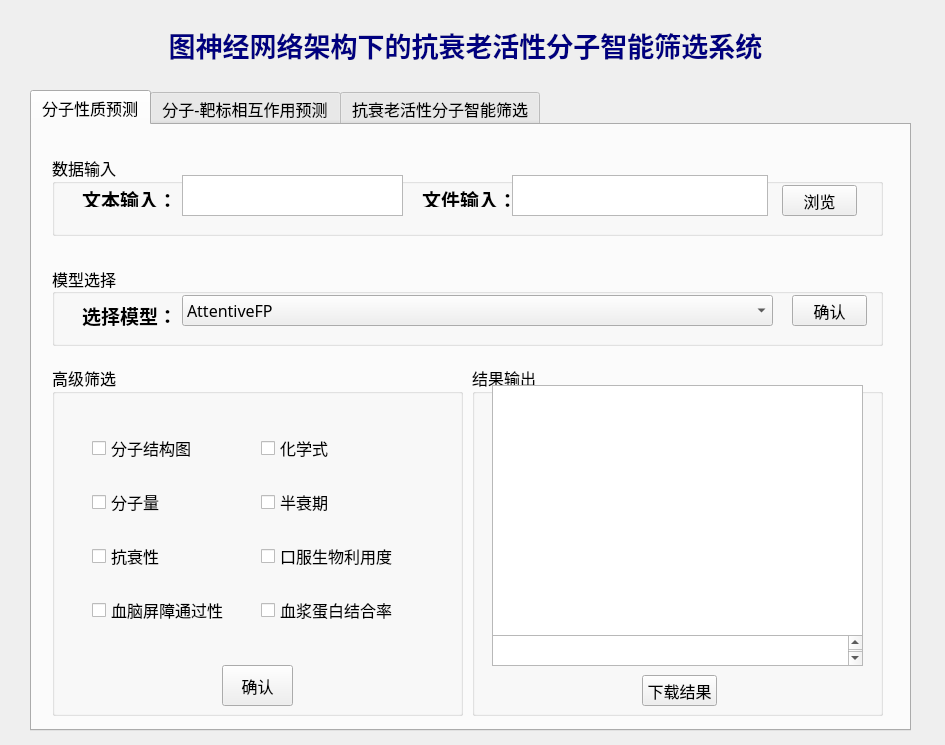
<?xml version="1.0" encoding="UTF-8"?>
<ui version="4.0">
 <class>Form</class>
 <widget class="QWidget" name="Form">
  <property name="geometry">
   <rect>
    <x>0</x>
    <y>0</y>
    <width>945</width>
    <height>745</height>
   </rect>
  </property>
  <property name="windowTitle">
   <string>图神经网络架构下的抗衰活性分子智能筛选系统</string>
  </property>
  <widget class="QTabWidget" name="tabWidget">
   <property name="geometry">
    <rect>
     <x>30</x>
     <y>90</y>
     <width>881</width>
     <height>641</height>
    </rect>
   </property>
   <property name="font">
    <font>
     <family>宋体</family>
     <pointsize>12</pointsize>
     <weight>50</weight>
     <bold>false</bold>
    </font>
   </property>
   <property name="cursor">
    <cursorShape>UpArrowCursor</cursorShape>
   </property>
   <property name="toolTip">
    <string>&lt;html&gt;&lt;head/&gt;&lt;body&gt;&lt;p&gt;&lt;br/&gt;&lt;/p&gt;&lt;/body&gt;&lt;/html&gt;</string>
   </property>
   <property name="accessibleName">
    <string/>
   </property>
   <property name="inputMethodHints">
    <set>Qt::ImhNone</set>
   </property>
   <property name="currentIndex">
    <number>0</number>
   </property>
   <property name="iconSize">
    <size>
     <width>10</width>
     <height>16</height>
    </size>
   </property>
   <widget class="QWidget" name="tab">
    <attribute name="title">
     <string>分子性质预测</string>
    </attribute>
    <widget class="QGroupBox" name="groupBox_3">
     <property name="geometry">
      <rect>
       <x>20</x>
       <y>30</y>
       <width>831</width>
       <height>81</height>
      </rect>
     </property>
     <property name="title">
      <string>数据输入</string>
     </property>
     <property name="flat">
      <bool>false</bool>
     </property>
     <widget class="QLabel" name="label_7">
      <property name="geometry">
       <rect>
        <x>30</x>
        <y>30</y>
        <width>100</width>
        <height>22</height>
       </rect>
      </property>
      <property name="text">
       <string>&lt;html&gt;&lt;head/&gt;&lt;body&gt;&lt;p&gt;&lt;span style=&quot; font-size:14pt; font-weight:600;&quot;&gt;文本输入：&lt;/span&gt;&lt;/p&gt;&lt;/body&gt;&lt;/html&gt;</string>
      </property>
     </widget>
     <widget class="QTextEdit" name="textEdit_7">
      <property name="geometry">
       <rect>
        <x>130</x>
        <y>20</y>
        <width>221</width>
        <height>41</height>
       </rect>
      </property>
     </widget>
     <widget class="QLabel" name="label_8">
      <property name="geometry">
       <rect>
        <x>370</x>
        <y>30</y>
        <width>100</width>
        <height>22</height>
       </rect>
      </property>
      <property name="text">
       <string>&lt;html&gt;&lt;head/&gt;&lt;body&gt;&lt;p&gt;&lt;span style=&quot; font-size:14pt; font-weight:600;&quot;&gt;文件输入：&lt;/span&gt;&lt;/p&gt;&lt;/body&gt;&lt;/html&gt;</string>
      </property>
     </widget>
     <widget class="QPushButton" name="pushButton_4">
      <property name="geometry">
       <rect>
        <x>730</x>
        <y>30</y>
        <width>75</width>
        <height>31</height>
       </rect>
      </property>
      <property name="text">
       <string>浏览</string>
      </property>
     </widget>
     <widget class="QTextBrowser" name="textBrowser_3">
      <property name="geometry">
       <rect>
        <x>460</x>
        <y>20</y>
        <width>256</width>
        <height>41</height>
       </rect>
      </property>
     </widget>
    </widget>
    <widget class="QGroupBox" name="groupBox">
     <property name="geometry">
      <rect>
       <x>20</x>
       <y>140</y>
       <width>831</width>
       <height>81</height>
      </rect>
     </property>
     <property name="title">
      <string>模型选择</string>
     </property>
     <property name="alignment">
      <set>Qt::AlignLeading|Qt::AlignLeft|Qt::AlignVCenter</set>
     </property>
     <widget class="QLabel" name="label">
      <property name="geometry">
       <rect>
        <x>30</x>
        <y>30</y>
        <width>101</width>
        <height>41</height>
       </rect>
      </property>
      <property name="text">
       <string>&lt;html&gt;&lt;head/&gt;&lt;body&gt;&lt;p&gt;&lt;span style=&quot; font-size:14pt; font-weight:600;&quot;&gt;选择模型：&lt;/span&gt;&lt;/p&gt;&lt;/body&gt;&lt;/html&gt;</string>
      </property>
     </widget>
     <widget class="QComboBox" name="comboBox">
      <property name="geometry">
       <rect>
        <x>130</x>
        <y>30</y>
        <width>591</width>
        <height>31</height>
       </rect>
      </property>
      <item>
       <property name="text">
        <string>AttentiveFP</string>
       </property>
      </item>
      <item>
       <property name="text">
        <string>FE GNN</string>
       </property>
      </item>
      <item>
       <property name="text">
        <string>R-GCN</string>
       </property>
      </item>
      <item>
       <property name="text">
        <string>GCN</string>
       </property>
      </item>
      <item>
       <property name="text">
        <string>GIN</string>
       </property>
      </item>
      <item>
       <property name="text">
        <string>GraphSAGE</string>
       </property>
      </item>
     </widget>
     <widget class="QPushButton" name="pushButton">
      <property name="geometry">
       <rect>
        <x>740</x>
        <y>30</y>
        <width>75</width>
        <height>31</height>
       </rect>
      </property>
      <property name="text">
       <string>确认</string>
      </property>
     </widget>
    </widget>
    <widget class="QGroupBox" name="groupBox_2">
     <property name="geometry">
      <rect>
       <x>20</x>
       <y>240</y>
       <width>411</width>
       <height>351</height>
      </rect>
     </property>
     <property name="title">
      <string>高级筛选</string>
     </property>
     <widget class="QPushButton" name="pushButton_2">
      <property name="geometry">
       <rect>
        <x>170</x>
        <y>300</y>
        <width>71</width>
        <height>41</height>
       </rect>
      </property>
      <property name="text">
       <string>确认</string>
      </property>
     </widget>
     <widget class="QWidget" name="layoutWidget">
      <property name="geometry">
       <rect>
        <x>40</x>
        <y>50</y>
        <width>331</width>
        <height>231</height>
       </rect>
      </property>
      <layout class="QGridLayout" name="gridLayout">
       <item row="1" column="0">
        <widget class="QCheckBox" name="checkBox_3">
         <property name="text">
          <string>分子量</string>
         </property>
        </widget>
       </item>
       <item row="0" column="0">
        <widget class="QCheckBox" name="checkBox">
         <property name="text">
          <string>分子结构图</string>
         </property>
        </widget>
       </item>
       <item row="3" column="0">
        <widget class="QCheckBox" name="checkBox_7">
         <property name="text">
          <string>血脑屏障通过性</string>
         </property>
        </widget>
       </item>
       <item row="1" column="1">
        <widget class="QCheckBox" name="checkBox_4">
         <property name="text">
          <string>半衰期</string>
         </property>
        </widget>
       </item>
       <item row="2" column="0">
        <widget class="QCheckBox" name="checkBox_5">
         <property name="text">
          <string>抗衰性</string>
         </property>
        </widget>
       </item>
       <item row="3" column="1">
        <widget class="QCheckBox" name="checkBox_8">
         <property name="text">
          <string>血浆蛋白结合率</string>
         </property>
        </widget>
       </item>
       <item row="0" column="1">
        <widget class="QCheckBox" name="checkBox_2">
         <property name="text">
          <string>化学式</string>
         </property>
        </widget>
       </item>
       <item row="2" column="1">
        <widget class="QCheckBox" name="checkBox_6">
         <property name="text">
          <string>口服生物利用度</string>
         </property>
        </widget>
       </item>
      </layout>
     </widget>
    </widget>
    <widget class="QGroupBox" name="groupBox_5">
     <property name="geometry">
      <rect>
       <x>440</x>
       <y>240</y>
       <width>411</width>
       <height>351</height>
      </rect>
     </property>
     <property name="title">
      <string>结果输出</string>
     </property>
     <widget class="QGraphicsView" name="graphicsView">
      <property name="geometry">
       <rect>
        <x>20</x>
        <y>20</y>
        <width>371</width>
        <height>251</height>
       </rect>
      </property>
     </widget>
     <widget class="QTextBrowser" name="textBrowser_2">
      <property name="geometry">
       <rect>
        <x>20</x>
        <y>270</y>
        <width>371</width>
        <height>31</height>
       </rect>
      </property>
     </widget>
     <widget class="QPushButton" name="pushButton_3">
      <property name="geometry">
       <rect>
        <x>170</x>
        <y>310</y>
        <width>75</width>
        <height>31</height>
       </rect>
      </property>
      <property name="text">
       <string>下载结果</string>
      </property>
     </widget>
    </widget>
   </widget>
   <widget class="QWidget" name="widget">
    <attribute name="title">
     <string>分子-靶标相互作用预测</string>
    </attribute>
    <widget class="QGroupBox" name="groupBox_6">
     <property name="geometry">
      <rect>
       <x>20</x>
       <y>20</y>
       <width>831</width>
       <height>171</height>
      </rect>
     </property>
     <property name="title">
      <string>数据输入</string>
     </property>
     <widget class="QLabel" name="label_2">
      <property name="geometry">
       <rect>
        <x>20</x>
        <y>40</y>
        <width>121</width>
        <height>31</height>
       </rect>
      </property>
      <property name="text">
       <string>&lt;html&gt;&lt;head/&gt;&lt;body&gt;&lt;p&gt;&lt;span style=&quot; font-size:14pt; font-weight:600;&quot;&gt;SMILES输入：&lt;/span&gt;&lt;/p&gt;&lt;/body&gt;&lt;/html&gt;</string>
      </property>
     </widget>
     <widget class="QLabel" name="label_3">
      <property name="geometry">
       <rect>
        <x>20</x>
        <y>110</y>
        <width>111</width>
        <height>31</height>
       </rect>
      </property>
      <property name="text">
       <string>&lt;html&gt;&lt;head/&gt;&lt;body&gt;&lt;p&gt;&lt;span style=&quot; font-size:14pt; font-weight:600;&quot;&gt;蛋白质序列：&lt;/span&gt;&lt;/p&gt;&lt;/body&gt;&lt;/html&gt;</string>
      </property>
     </widget>
     <widget class="QTextEdit" name="textEdit">
      <property name="geometry">
       <rect>
        <x>150</x>
        <y>40</y>
        <width>231</width>
        <height>31</height>
       </rect>
      </property>
     </widget>
     <widget class="QTextEdit" name="textEdit_2">
      <property name="geometry">
       <rect>
        <x>150</x>
        <y>110</y>
        <width>231</width>
        <height>31</height>
       </rect>
      </property>
     </widget>
     <widget class="QLabel" name="label_4">
      <property name="geometry">
       <rect>
        <x>400</x>
        <y>50</y>
        <width>101</width>
        <height>21</height>
       </rect>
      </property>
      <property name="text">
       <string>&lt;html&gt;&lt;head/&gt;&lt;body&gt;&lt;p&gt;&lt;span style=&quot; font-size:14pt; font-weight:600;&quot;&gt;上传文件：&lt;/span&gt;&lt;/p&gt;&lt;/body&gt;&lt;/html&gt;</string>
      </property>
     </widget>
     <widget class="QLabel" name="label_5">
      <property name="geometry">
       <rect>
        <x>400</x>
        <y>120</y>
        <width>101</width>
        <height>21</height>
       </rect>
      </property>
      <property name="text">
       <string>&lt;html&gt;&lt;head/&gt;&lt;body&gt;&lt;p&gt;&lt;span style=&quot; font-size:14pt; font-weight:600;&quot;&gt;上传文件：&lt;/span&gt;&lt;/p&gt;&lt;/body&gt;&lt;/html&gt;</string>
      </property>
     </widget>
     <widget class="QTextBrowser" name="textBrowser_4">
      <property name="geometry">
       <rect>
        <x>500</x>
        <y>40</y>
        <width>221</width>
        <height>31</height>
       </rect>
      </property>
     </widget>
     <widget class="QTextBrowser" name="textBrowser_5">
      <property name="geometry">
       <rect>
        <x>500</x>
        <y>110</y>
        <width>221</width>
        <height>31</height>
       </rect>
      </property>
     </widget>
     <widget class="QPushButton" name="pushButton_8">
      <property name="geometry">
       <rect>
        <x>740</x>
        <y>40</y>
        <width>75</width>
        <height>31</height>
       </rect>
      </property>
      <property name="text">
       <string>浏览</string>
      </property>
     </widget>
     <widget class="QPushButton" name="pushButton_9">
      <property name="geometry">
       <rect>
        <x>740</x>
        <y>112</y>
        <width>75</width>
        <height>31</height>
       </rect>
      </property>
      <property name="text">
       <string>浏览</string>
      </property>
     </widget>
    </widget>
    <widget class="QGroupBox" name="groupBox_7">
     <property name="geometry">
      <rect>
       <x>20</x>
       <y>210</y>
       <width>391</width>
       <height>141</height>
      </rect>
     </property>
     <property name="title">
      <string>基于序列</string>
     </property>
     <widget class="QLabel" name="label_6">
      <property name="geometry">
       <rect>
        <x>10</x>
        <y>20</y>
        <width>91</width>
        <height>121</height>
       </rect>
      </property>
      <property name="text">
       <string>&lt;html&gt;&lt;head/&gt;&lt;body&gt;&lt;p&gt;&lt;span style=&quot; font-size:14pt; font-weight:600;&quot;&gt;模型选择：&lt;/span&gt;&lt;/p&gt;&lt;/body&gt;&lt;/html&gt;</string>
      </property>
     </widget>
     <widget class="QComboBox" name="comboBox_2">
      <property name="geometry">
       <rect>
        <x>110</x>
        <y>60</y>
        <width>191</width>
        <height>31</height>
       </rect>
      </property>
      <item>
       <property name="text">
        <string>GCN</string>
       </property>
      </item>
      <item>
       <property name="text">
        <string>FE GNN</string>
       </property>
      </item>
      <item>
       <property name="text">
        <string>AttentiveFP</string>
       </property>
      </item>
      <item>
       <property name="text">
        <string>GraphSAGE</string>
       </property>
      </item>
      <item>
       <property name="text">
        <string>GIN</string>
       </property>
      </item>
      <item>
       <property name="text">
        <string>R-GCN</string>
       </property>
      </item>
     </widget>
     <widget class="QPushButton" name="pushButton_10">
      <property name="geometry">
       <rect>
        <x>320</x>
        <y>60</y>
        <width>61</width>
        <height>31</height>
       </rect>
      </property>
      <property name="text">
       <string>确认</string>
      </property>
     </widget>
    </widget>
    <widget class="QGroupBox" name="groupBox_8">
     <property name="geometry">
      <rect>
       <x>440</x>
       <y>210</y>
       <width>411</width>
       <height>141</height>
      </rect>
     </property>
     <property name="title">
      <string>基于结构</string>
     </property>
     <widget class="QLabel" name="label_10">
      <property name="geometry">
       <rect>
        <x>20</x>
        <y>40</y>
        <width>111</width>
        <height>31</height>
       </rect>
      </property>
      <property name="text">
       <string>&lt;html&gt;&lt;head/&gt;&lt;body&gt;&lt;p&gt;&lt;span style=&quot; font-size:14pt; font-weight:600;&quot;&gt;蛋白质文件：&lt;/span&gt;&lt;/p&gt;&lt;/body&gt;&lt;/html&gt;</string>
      </property>
     </widget>
     <widget class="QLabel" name="label_11">
      <property name="geometry">
       <rect>
        <x>20</x>
        <y>90</y>
        <width>91</width>
        <height>31</height>
       </rect>
      </property>
      <property name="text">
       <string>&lt;html&gt;&lt;head/&gt;&lt;body&gt;&lt;p&gt;&lt;span style=&quot; font-size:14pt; font-weight:600;&quot;&gt;配体文件：&lt;/span&gt;&lt;/p&gt;&lt;/body&gt;&lt;/html&gt;</string>
      </property>
     </widget>
     <widget class="QPushButton" name="pushButton_5">
      <property name="geometry">
       <rect>
        <x>320</x>
        <y>30</y>
        <width>75</width>
        <height>31</height>
       </rect>
      </property>
      <property name="text">
       <string>浏览</string>
      </property>
     </widget>
     <widget class="QPushButton" name="pushButton_6">
      <property name="geometry">
       <rect>
        <x>320</x>
        <y>90</y>
        <width>75</width>
        <height>31</height>
       </rect>
      </property>
      <property name="text">
       <string>浏览</string>
      </property>
     </widget>
     <widget class="QTextBrowser" name="textBrowser">
      <property name="geometry">
       <rect>
        <x>140</x>
        <y>30</y>
        <width>161</width>
        <height>31</height>
       </rect>
      </property>
     </widget>
     <widget class="QTextBrowser" name="textBrowser_8">
      <property name="geometry">
       <rect>
        <x>140</x>
        <y>90</y>
        <width>161</width>
        <height>31</height>
       </rect>
      </property>
     </widget>
    </widget>
    <widget class="QGroupBox" name="groupBox_9">
     <property name="geometry">
      <rect>
       <x>20</x>
       <y>370</y>
       <width>831</width>
       <height>221</height>
      </rect>
     </property>
     <property name="title">
      <string>结果输出</string>
     </property>
     <widget class="QGraphicsView" name="graphicsView_2">
      <property name="geometry">
       <rect>
        <x>20</x>
        <y>30</y>
        <width>791</width>
        <height>171</height>
       </rect>
      </property>
     </widget>
    </widget>
   </widget>
   <widget class="QWidget" name="tab_3">
    <attribute name="title">
     <string>抗衰老活性分子智能筛选</string>
    </attribute>
    <widget class="QGroupBox" name="groupBox_10">
     <property name="geometry">
      <rect>
       <x>20</x>
       <y>20</y>
       <width>831</width>
       <height>201</height>
      </rect>
     </property>
     <property name="title">
      <string>数据上传及预处理</string>
     </property>
     <widget class="QTextBrowser" name="textBrowser_6">
      <property name="geometry">
       <rect>
        <x>30</x>
        <y>30</y>
        <width>681</width>
        <height>31</height>
       </rect>
      </property>
     </widget>
     <widget class="QPushButton" name="pushButton_11">
      <property name="geometry">
       <rect>
        <x>730</x>
        <y>30</y>
        <width>75</width>
        <height>31</height>
       </rect>
      </property>
      <property name="text">
       <string>浏览..</string>
      </property>
     </widget>
     <widget class="QLabel" name="label_15">
      <property name="geometry">
       <rect>
        <x>30</x>
        <y>80</y>
        <width>151</width>
        <height>31</height>
       </rect>
      </property>
      <property name="text">
       <string>&lt;html&gt;&lt;head/&gt;&lt;body&gt;&lt;p&gt;&lt;span style=&quot; font-size:14pt; font-weight:600;&quot;&gt;数据处理进度:&lt;/span&gt;&lt;/p&gt;&lt;/body&gt;&lt;/html&gt;</string>
      </property>
     </widget>
     <widget class="QProgressBar" name="progressBar">
      <property name="geometry">
       <rect>
        <x>30</x>
        <y>110</y>
        <width>771</width>
        <height>31</height>
       </rect>
      </property>
      <property name="value">
       <number>24</number>
      </property>
     </widget>
     <widget class="QPushButton" name="pushButton_12">
      <property name="geometry">
       <rect>
        <x>360</x>
        <y>150</y>
        <width>111</width>
        <height>41</height>
       </rect>
      </property>
      <property name="text">
       <string>数据处理</string>
      </property>
     </widget>
    </widget>
    <widget class="QGroupBox" name="groupBox_11">
     <property name="geometry">
      <rect>
       <x>20</x>
       <y>240</y>
       <width>831</width>
       <height>351</height>
      </rect>
     </property>
     <property name="title">
      <string>结果展示</string>
     </property>
     <widget class="QPushButton" name="pushButton_13">
      <property name="geometry">
       <rect>
        <x>130</x>
        <y>290</y>
        <width>171</width>
        <height>41</height>
       </rect>
      </property>
      <property name="text">
       <string>分子抗衰老性质筛选</string>
      </property>
     </widget>
     <widget class="QTextBrowser" name="textBrowser_7">
      <property name="geometry">
       <rect>
        <x>30</x>
        <y>30</y>
        <width>371</width>
        <height>251</height>
       </rect>
      </property>
     </widget>
     <widget class="QGraphicsView" name="graphicsView_3">
      <property name="geometry">
       <rect>
        <x>430</x>
        <y>30</y>
        <width>371</width>
        <height>251</height>
       </rect>
      </property>
     </widget>
     <widget class="QPushButton" name="pushButton_14">
      <property name="geometry">
       <rect>
        <x>530</x>
        <y>290</y>
        <width>171</width>
        <height>41</height>
       </rect>
      </property>
      <property name="text">
       <string>衰老相关靶标筛选</string>
      </property>
     </widget>
    </widget>
   </widget>
  </widget>
  <widget class="QLabel" name="label_9">
   <property name="geometry">
    <rect>
     <x>30</x>
     <y>10</y>
     <width>871</width>
     <height>71</height>
    </rect>
   </property>
   <property name="text">
    <string>&lt;html&gt;&lt;head/&gt;&lt;body&gt;&lt;p align=&quot;center&quot;&gt;&lt;span style=&quot; font-size:20pt; font-weight:600; color:#00007f;&quot;&gt;图神经网络架构下的抗衰老活性分子智能筛选系统&lt;/span&gt;&lt;/p&gt;&lt;/body&gt;&lt;/html&gt;</string>
   </property>
  </widget>
 </widget>
 <resources/>
 <connections/>
</ui>
